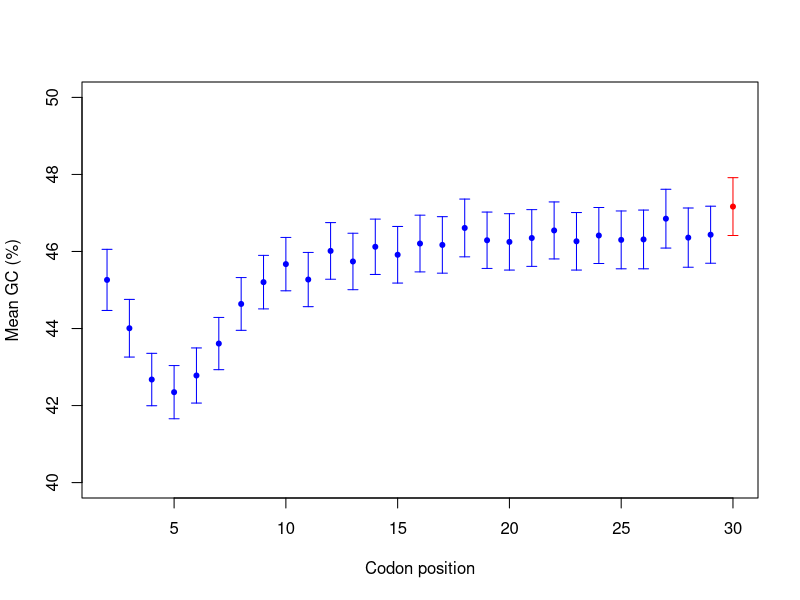

This figure's R source:
#Figure 8

data1 <- read.csv("Hyperthermophiles.csv",header=T)
attach(data1)

dims <- dim(data1)

m.gc<-c()
sd.gc<-c()
sem.gc<-c()
x<-c(2:30)

for (i in c(4:dims[2])){
gc<- unlist(data1[i]) * 100

m.gc<-c(m.gc,mean(gc))

sd.1<-sd(gc)
sd.gc<-c(sd.gc,sd.1)
sem.1<-sd.1/sqrt(length(gc))
sem.gc<-c(sem.gc,sem.1)

}

core.gc<-unlist(data1$Core_GC) * 100
m.gc<-c(m.gc,mean(core.gc))
sd.gc<-c(sd.gc,sd(core.gc))
sem.gc<-c(sem.gc,sd(core.gc)/sqrt(length(core.gc)))

col_v.1 <- rep("blue",28)
col_v <-c(col_v.1,"red")

pdf("Fig8_Hyperthermophiles.pdf")
plot(x,m.gc, pch=20,col=col_v, xlab="Codon position", ylab="Mean GC (%)", ylim=c(40,50))
arrows(x,m.gc+sem.gc,x,m.gc-sem.gc,length=0.05, angle=90, code=3, col=col_v)
dev.off()

